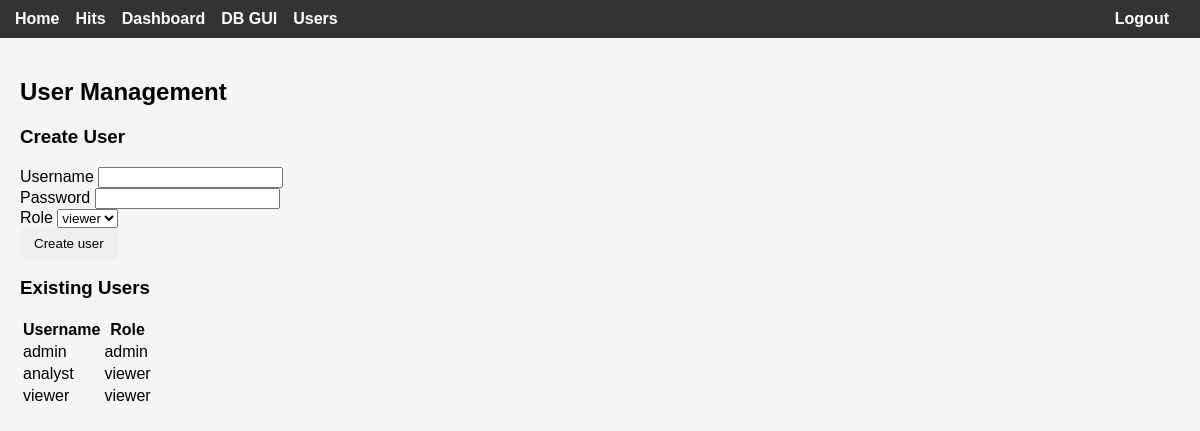
The app's page /users (signed in) with its own data.
### tables this page shows
CREATE TABLE users (
	id INTEGER NOT NULL, 
	username VARCHAR NOT NULL, 
	password VARCHAR NOT NULL, 
	role VARCHAR NOT NULL, 
	PRIMARY KEY (id), 
	UNIQUE (username)
);

### dashboard.py (the view)
@bp.route("/users", methods=["GET", "POST"])
@login_required
def manage_users():
    if not getattr(current_user, "is_admin", False):
        abort(403)
    if request.method == "POST":
        form_username = (request.form.get("username") or "").strip()
        form_password = request.form.get("password") or ""
        form_role = (request.form.get("role") or "viewer").strip().lower()
        allowed_roles = {"admin", "viewer"}
        if form_role not in allowed_roles:
            form_role = "viewer"
        if not form_username or not form_password:
            flash("Username and password are required.", "error")
        else:
            hashed = bcrypt.hashpw(form_password.encode(), bcrypt.gensalt()).decode()
            try:
                with engine.begin() as conn:
                    conn.execute(
                        users.insert().values(
                            username=form_username,
                            password=hashed,
                            role=form_role,
                        )
                    )
            except IntegrityError:
                flash(f"User '{form_username}' already exists.", "error")
            else:
                flash(f"User '{form_username}' created.", "success")
                return redirect(url_for("dashboard.manage_users"))
    else:
        form_username = ""
        form_role = "viewer"
    with engine.connect() as conn:
        existing_users = conn.execute(
            text("SELECT id, username, role FROM users ORDER BY username")
        ).mappings().all()
    return render_template(
        "users.html",
        users=existing_users,
        form_username=form_username,
        form_role=form_role,
    )

### dashboard.py (called while the page is built)
def _row_to_user(row) -> User:
    return User(row["id"], row["username"], row["password"], row["role"])

@login_manager.user_loader
def load_user(user_id: str):
    with engine.connect() as conn:
        row = conn.execute(
            text("SELECT * FROM users WHERE id = :id"), {"id": int(user_id)}
        ).mappings().first()
    return _row_to_user(row) if row else None

    @property
    def is_admin(self) -> bool:
        return self.role == 'admin'

### templates/users.html (shortened to what this page needs)
{% extends 'base.html' %}
{% block content %}
<h2 class="mb-4">User Management</h2>
<div class="row g-4">
  <div class="col-md-5">
    <form method="post" class="card p-3 shadow-sm">
      <h3 class="mb-3">Create User</h3>
      <div class="mb-3">
        <label class="form-label" for="username">Username</label>
        <input id="username" name="username" class="form-control" required value="{{ form_username }}">
      </div>
      <div class="mb-3">
        <label class="form-label" for="password">Password</label>
        <input id="password" type="password" name="password" class="form-control" required>
      </div>
      <div class="mb-3">
        <label class="form-label" for="role">Role</label>
        <select id="role" name="role" class="form-select">
          <option value="viewer" {% if form_role == 'viewer' %}selected{% endif %}>viewer</option>
        </select>
      </div>
      <button class="btn btn-primary" type="submit">Create user</button>
    </form>
  </div>
  <div class="col-md-7">
    <div class="card p-3 shadow-sm">
      <h3 class="mb-3">Existing Users</h3>
      <table class="table table-striped">
        <thead>
          <tr>
            <th scope="col">Username</th>
            <th scope="col">Role</th>
          </tr>
        </thead>
        <tbody>
          {% for user in users %}
            <tr>
              <td>{{ user.username }}</td>
              <td>{{ user.role }}</td>
            </tr>
          {% else %}
            <tr>
              <td colspan="2">No users found.</td>
            </tr>
          {% endfor %}
        </tbody>
      </table>
    </div>
  </div>
</div>
{% endblock %}

### static/styles.css (style rules this page uses)
body { font-family: Arial, Helvetica, sans-serif; margin: 0; padding: 0; background-color: #f5f5f5; }
.btn { display: inline-block; padding: 8px 14px; border-radius: 6px; border: none; cursor: pointer; transition: transform .06s ease, filter .2s ease, background-color .2s ease; user-select: none; }

### records on screen
users: username "admin", role "admin"
users: username "analyst", role "viewer"
users: username "viewer", role "viewer"
